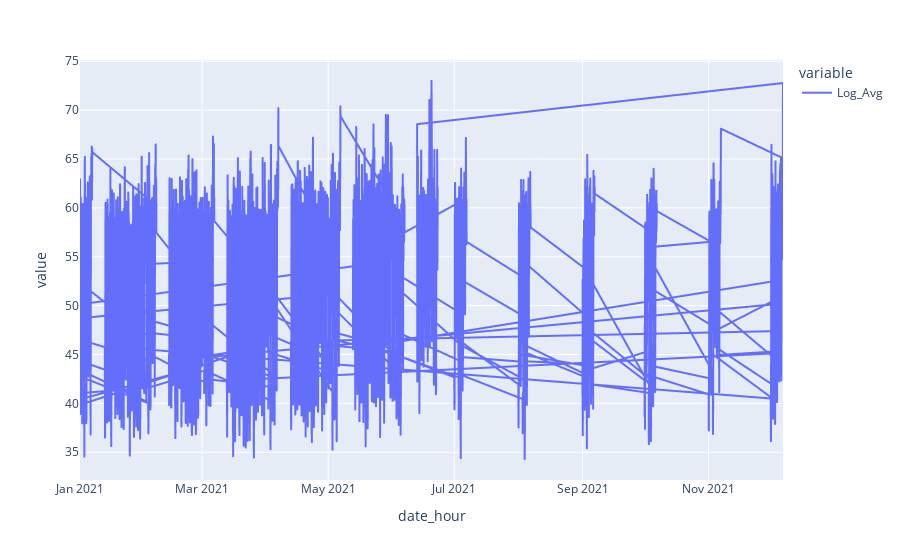

The code cell stored with this chart in its notebook:
### Code cell
px.line(df_noise)

### Figure 1 — Plotly figure (JSON) as saved in the notebook; plotly's stock layout.template omitted (floating-point values rounded to 4 significant figures; data arrays with more than 128 entries replaced by an {"elided": "..."} marker saying what was removed)
{"data": [{"hovertemplate": "variable=Log_Avg<br>date_hour=%{x}<br>value=%{y}<extra></extra>", "legendgroup": "Log_Avg", "line": {"color": "#636efa", "dash": "solid"}, "mode": "lines", "name": "Log_Avg", "showlegend": true, "type": "scattergl", "x": {"elided": "4152 str values"}, "xaxis": "x", "y": {"elided": "4152 float values"}, "yaxis": "y"}], "layout": {"legend": {"title": {"text": "variable"}, "tracegroupgap": 0}, "margin": {"t": 60}, "xaxis": {"anchor": "y", "domain": [0, 1], "title": {"text": "date_hour"}}, "yaxis": {"anchor": "x", "domain": [0, 1], "title": {"text": "value"}}}}
